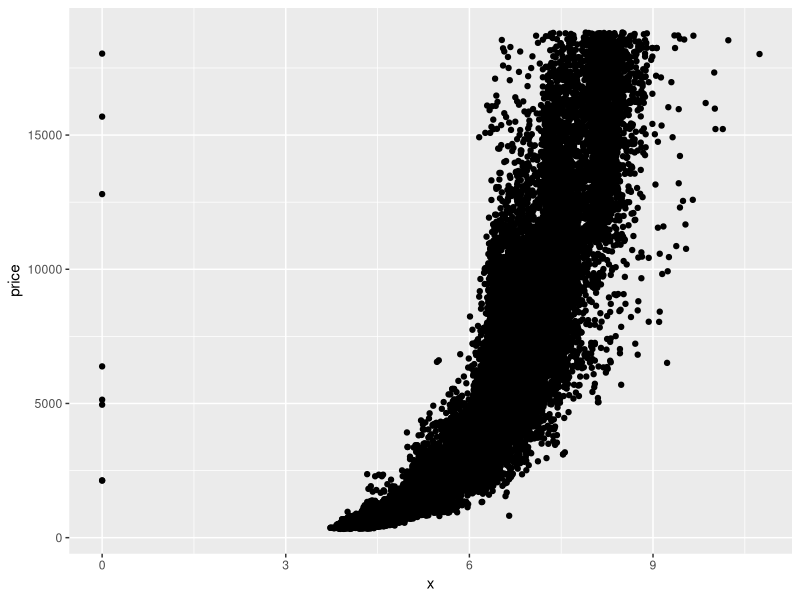
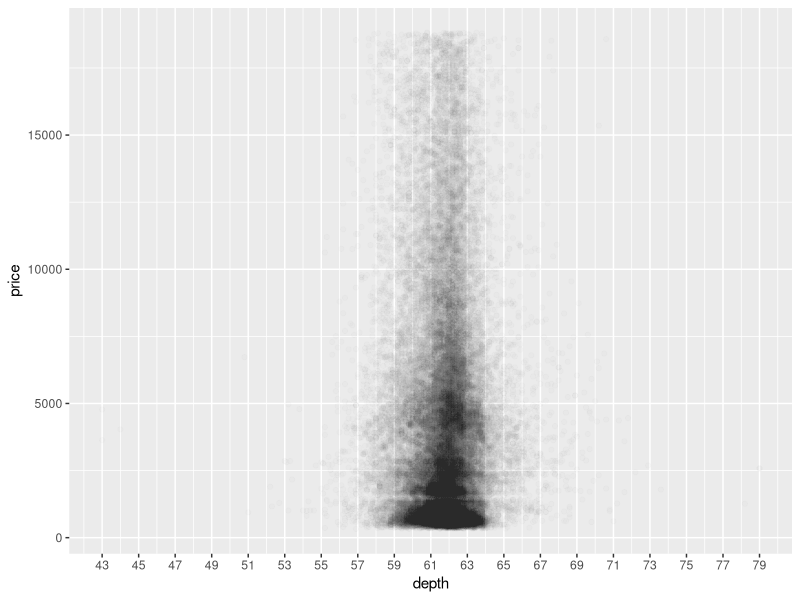
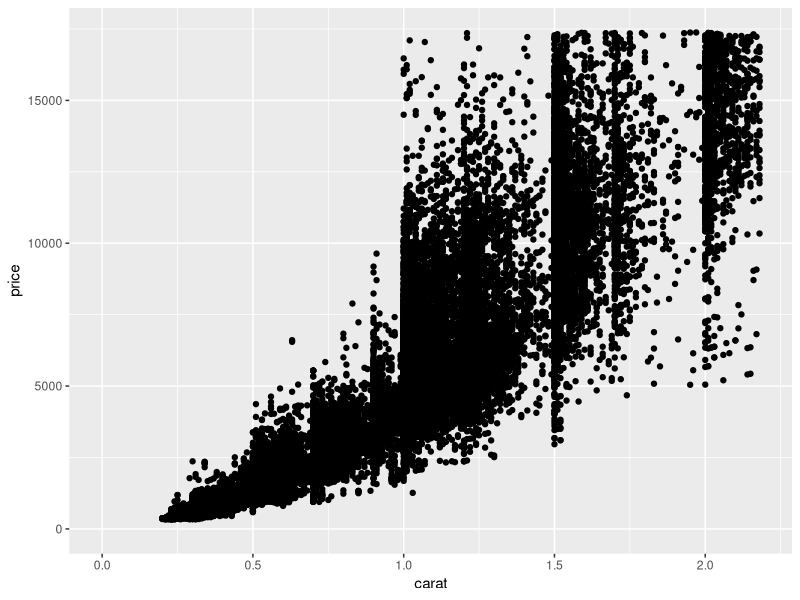
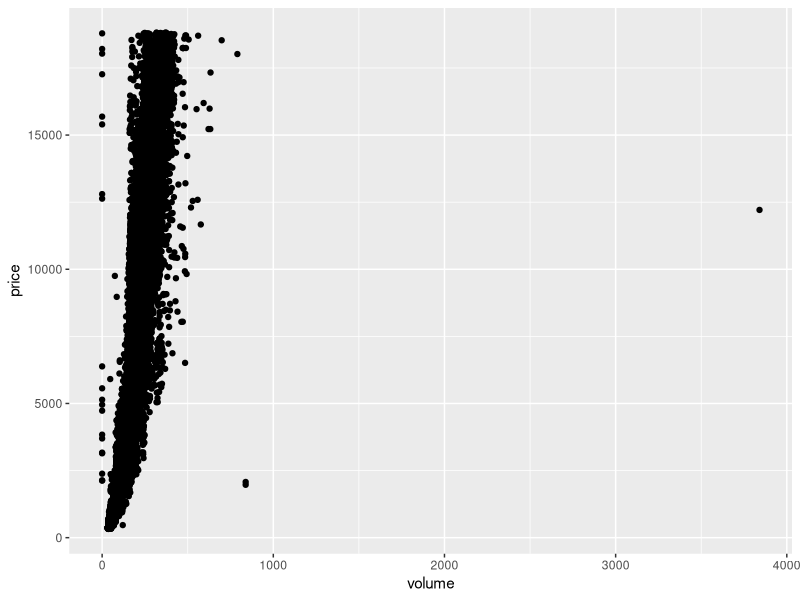

Write the R code that produced these figures, in order. (Note: this script raises an error after producing the figures.)
## ---- chunk 1
setwd('/Users/agibbs/code/Udacity/Exploratory Data Analysis/ProblemSet4/')
library(ggplot2)
data(diamonds)
names(diamonds)
## ---- chunk 2
ggplot(aes(x, price), data = diamonds) + 
  geom_point()

cor.test(diamonds$x, diamonds$price)
cor.test(diamonds$y, diamonds$price)
cor.test(diamonds$z, diamonds$price)
## ---- chunk 3
ggplot(aes(depth, price), data = diamonds) +
  geom_point(alpha = 1/100) + 
  scale_x_continuous(breaks = seq(43, 79, 2))

range(diamonds$depth)

cor.test(diamonds$depth, diamonds$price)
## ---- chunk 4
ggplot(aes(carat, price), data = diamonds) +
  geom_point() +
  xlim(0, quantile(diamonds$carat, 0.99)) +
  ylim(0, quantile(diamonds$price, 0.99))
## ---- chunk 5
diamonds$volume = diamonds$x*diamonds$y*diamonds$z

ggplot(aes(volume, price), data = diamonds) + 
  geom_point()

subset(diamonds, diamonds$volume>800)

library(plyr); library(dplyr)
count(diamonds$volume ==0)

detach("package:plyr", unload=TRUE)

Diamonds_less_vol_outliers = subset(diamonds, volume <= 800 & volume >0)

cor.test(Diamonds_less_vol_outliers$volume, Diamonds_less_vol_outliers$price)

ggplot(aes(volume, price), data = Diamonds_less_vol_outliers) + 
  geom_point(alpha = 1/30) +
  geom_smooth(method = 'lm', color = 'red')

ggplot(aes(volume, price), data = Diamonds_less_vol_outliers) + 
  geom_point(alpha = 1/30) +
  geom_smooth(method = 'lm', color = 'red') +
  geom_smooth(formula = y ~x^3, color = 'blue') +
  xlim(0, 300) + 
  ylim(0,11000)

ggplot(aes(volume, price), data = Diamonds_less_vol_outliers) + 
  geom_point(alpha = 1/20) +
  scale_y_sqrt() +
  geom_smooth(method = 'lm', color = 'red')
## ---- chunk 6
library(dplyr)
diamondsByClarity = diamonds %.%
  group_by(clarity) %.%
  summarise(mean_price = mean(price),
            median_price = median(price),
            min_price = min(price),
            max_price = max(price),
            n=n()) %.%
  arrange(clarity)

## ---- chunk 7
diamonds_by_clarity <- group_by(diamonds, clarity)
diamonds_mp_by_clarity <- summarise(diamonds_by_clarity, mean_price = mean(price))

diamonds_by_color <- group_by(diamonds, color)
diamonds_mp_by_color <- summarise(diamonds_by_color, mean_price = mean(price))

cl = ggplot(diamonds_mp_by_clarity, aes(clarity, mean_price)) + 
  geom_bar(stat='identity')
co = ggplot(diamonds_mp_by_color, aes(color, mean_price)) + 
  geom_bar(stat='identity')

grid.arrange(cl, co, ncol =1)

diamonds_by_cut <- group_by(diamonds, cut)
diamonds_mp_by_cut <- summarise(diamonds_by_cut, mean_price = mean(price))

cu = ggplot(diamonds_mp_by_cut, aes(cut, mean_price)) + 
  geom_bar(stat='identity') 
grid.arrange(cl, co, cu, ncol=1)
## ---- chunk 8
#read in data on Breast Cancer Mortality
BCm = read.csv('BreastCancerMortaility.csv', na.strings='NA', header = T, row.names=1, blank.lines.skip=T)

#read in data on Breast Cancer Incidence
BCi = read.csv('BreastCancerIncidence.csv', na.strings='NA', header = T, row.names = 1, blank.lines.skip = T)

#read in data on health care spending
HSpend = read.csv('HealthSpending.csv', na.strings='NA', header=T, row.names=1, blank.lines.skip=T)

#setup column to merge on
BCm$country = rownames(BCm)
BCi$country = rownames(BCi)
HSpend$country = rownames(HSpend)

#merge data sets by country for 2002
BCmandHS = merge(BCm[,c('country','X2002')], HSpend[,c('country', 'X2002')], by='country')

BCandHS = merge(BCi[,c('country','X2002')], BCmandHS, by='country')

colnames(BCandHS) = c('country','Cancer_Incidence', 'Cancer_Mortality', 'Health_Spending')

#plot Breast Cancer incidence and mortaility vs Health care spending
inc = ggplot(BCandHS, aes(Health_Spending, Cancer_Incidence)) + 
  geom_point() + 
  xlab('Health Care Spending') +
  ylab('Breast Cancer Incidence')
mort = ggplot(BCandHS, aes(Health_Spending, Cancer_Mortality)) + 
  geom_point() + 
  xlab('Health Care Spending') +
  ylab('Breast Cancer Mortality')
grid.arrange(inc, mort)

#test correlation
cor.test(BCandHS$Health_Spending, BCandHS$Cancer_Incidence)
cor.test(BCandHS$Health_Spending, BCandHS$Cancer_Mortality)

#log breast cancer incidence data and fit smoothed curve
ggplot(BCandHS, aes(Health_Spending, Cancer_Incidence)) + 
  geom_point() + 
  scale_x_log10() +
  geom_smooth(method = 'loess', span = 0.5, color = 'blue') + 
  ylab('Breast Cancer Incidence') + 
  xlab('Healthcare Spending')

#fit linear model to log10 data
inc10 = ggplot(BCandHS, aes(Health_Spending, Cancer_Incidence)) + 
  geom_point() + 
  scale_x_log10() +
  geom_smooth(method = 'lm', color = 'blue') + 
  ylab('Breast Cancer Incidence') + 
  xlab('Healthcare Spending')

mort10 = ggplot(BCandHS, aes(Health_Spending, Cancer_Mortality)) + 
  geom_point() +
  scale_x_log10() + 
  geom_smooth(method = 'lm', color = 'blue') + 
  ylab('Breast Cancer Mortality') + 
  xlab('Healthcare Spending')

grid.arrange(inc10, mort10)

#break down health care spending into levels of spending
BCandHS$HS = NA
BCandHS$HS = ifelse(BCandHS$Health_Spending <= 24.21, 'very low', NA)
BCandHS$HS = ifelse(BCandHS$Health_Spending > 24.21 & BCandHS$Health_Spending <= 105.00, 'low', BCandHS$HS)
BCandHS$HS = ifelse(BCandHS$Health_Spending > 105.00 & BCandHS$Health_Spending <= 376.10, 'medium', BCandHS$HS)
BCandHS$HS = ifelse(BCandHS$Health_Spending > 376.10 & BCandHS$Health_Spending <= 1000, 'high', BCandHS$HS)
BCandHS$HS = ifelse(BCandHS$Health_Spending > 1000, 'high', BCandHS$HS)

hsLevels = c("very low", "low", "medium","high", "very high")
BCandHS$HS = factor(BCandHS$HS, levels = hsLevels)

BCbyHS = BCandHS %.%
  group_by(HS) %.%
  summarise(BCi_mean = mean(Cancer_Incidence), 
            BCm_mean = mean(Cancer_Mortality), 
            BCi_median = median(Cancer_Incidence), 
            BCm_median = median(Cancer_Mortality), 
            n = n()) %.%
  arrange(HS)

p1 = ggplot(BCbyHS, aes(HS, BCi_mean)) +
  geom_bar(stat='identity') + 
  xlab('Breast Cancer Incidence') + 
  ylab('Healthcare Spending')

p2 = ggplot(BCbyHS, aes(HS, BCm_mean)) +
  geom_bar(stat='identity') + 
  xlab('Breast Cancer Mortality') + 
  ylab('Healthcare Spending')

grid.arrange(p1, p2)
